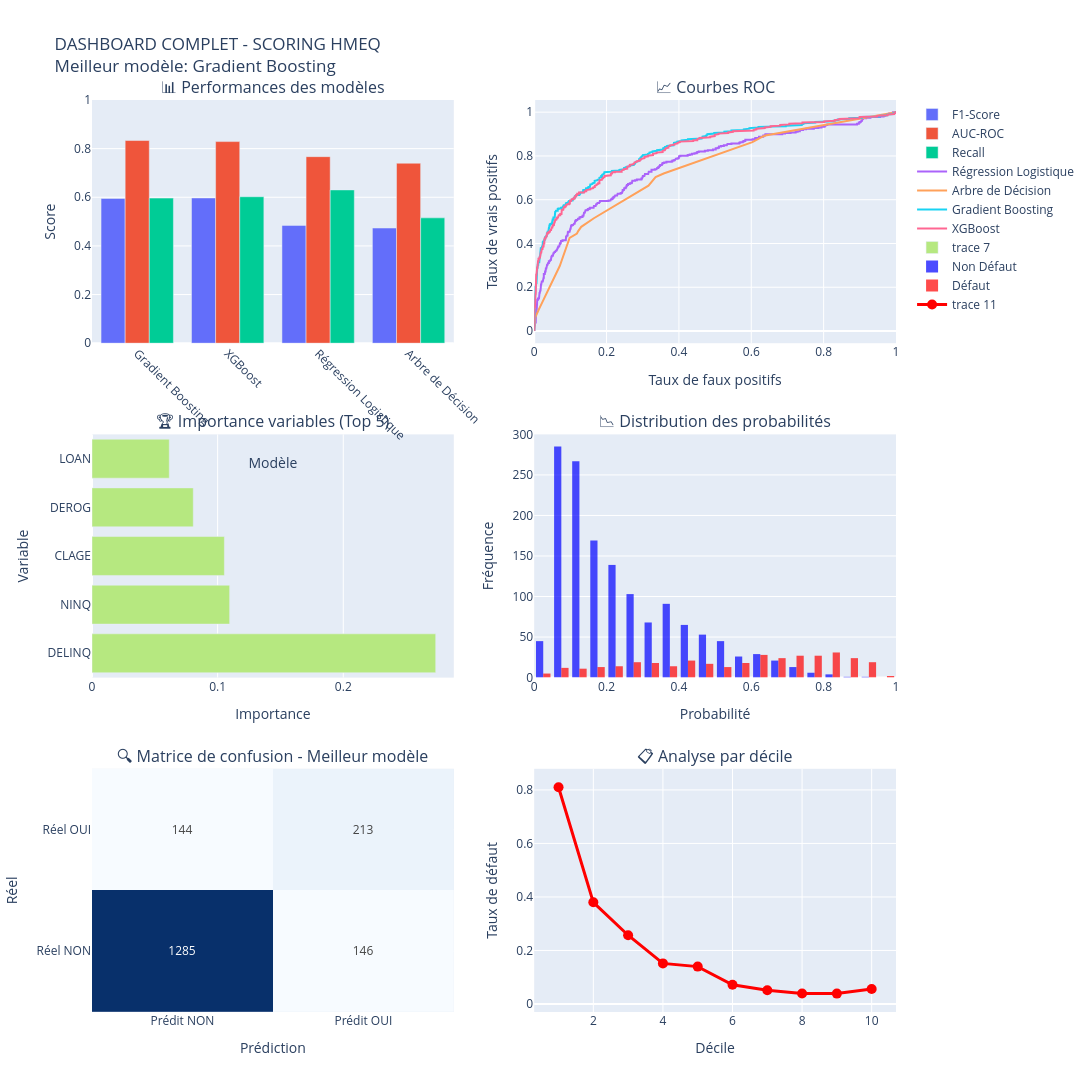

Notebook code for this chart:
### Code cell
print("\n12. DASHBOARD PLOTLY COMPLET")
print("=" * 60)

# Création du dashboard avec plusieurs graphiques
fig_dashboard = make_subplots(
    rows=3, cols=2,
    subplot_titles=('📊 Performances des modèles',
                    '📈 Courbes ROC',
                    '🏆 Importance variables (Top 5)',
                    '📉 Distribution des probabilités',
                    '🔍 Matrice de confusion - Meilleur modèle',
                    '📋 Analyse par décile'),
    specs=[[{'type': 'bar'}, {'type': 'scatter'}],
           [{'type': 'bar'}, {'type': 'histogram'}],
           [{'type': 'heatmap'}, {'type': 'scatter'}]],
    vertical_spacing=0.1,
    horizontal_spacing=0.1
)

# 1. Graphique des performances
for metric in ['F1-Score', 'AUC-ROC', 'Recall']:
    fig_dashboard.add_trace(
        go.Bar(name=metric, x=results_df['Modèle'], y=results_df[metric]),
        row=1, col=1
    )

# 2. Courbes ROC
for i, (name, res) in enumerate(list(results.items())[:4]):
    fpr, tpr, _ = roc_curve(y_test, res['y_proba'])
    fig_dashboard.add_trace(
        go.Scatter(x=fpr, y=tpr, name=name, mode='lines'),
        row=1, col=2
    )

# 3. Importance variables (Top 5 du meilleur modèle)
if best_model_name in importances_dict:
    top5 = importances_dict[best_model_name].head(5)
    fig_dashboard.add_trace(
        go.Bar(x=top5['Importance' if 'Importance' in top5.columns else '|Coefficient|'],
               y=top5['Variable'],
               orientation='h'),
        row=2, col=1
    )

# 4. Distribution des probabilités
y_proba_best = best_metrics['y_proba']
fig_dashboard.add_trace(
    go.Histogram(x=y_proba_best[y_test == 0], name='Non Défaut', 
                 marker_color='blue', opacity=0.7),
    row=2, col=2
)
fig_dashboard.add_trace(
    go.Histogram(x=y_proba_best[y_test == 1], name='Défaut',
                 marker_color='red', opacity=0.7),
    row=2, col=2
)

# 5. Matrice de confusion du meilleur modèle
cm_best = best_metrics['confusion_matrix']
fig_dashboard.add_trace(
    go.Heatmap(z=cm_best,
               x=['Prédit NON', 'Prédit OUI'],
               y=['Réel NON', 'Réel OUI'],
               text=cm_best,
               texttemplate="%{text}",
               colorscale='Blues',
               showscale=False),
    row=3, col=1
)

# 6. Analyse par décile
df_test = pd.DataFrame({
    'BAD': y_test,
    'prob': y_proba_best,
    'score': 600 - (20/np.log(2)) * np.log(y_proba_best/(1-y_proba_best))
})
df_test['decile'] = pd.qcut(df_test['score'], 10, labels=False) + 1
decile_stats = df_test.groupby('decile')['BAD'].mean().reset_index()

fig_dashboard.add_trace(
    go.Scatter(x=decile_stats['decile'], y=decile_stats['BAD'],
               mode='lines+markers', line=dict(color='red', width=3),
               marker=dict(size=10)),
    row=3, col=2
)

# Mise en page du dashboard
fig_dashboard.update_layout(
    height=1200,
    width=1400,
    title_text=f"DASHBOARD COMPLET - SCORING HMEQ<br>Meilleur modèle: {best_model_name}",
    showlegend=True
)

fig_dashboard.update_xaxes(title_text="Modèle", row=1, col=1, tickangle=45)
fig_dashboard.update_yaxes(title_text="Score", row=1, col=1, range=[0, 1])
fig_dashboard.update_xaxes(title_text="Taux de faux positifs", row=1, col=2)
fig_dashboard.update_yaxes(title_text="Taux de vrais positifs", row=1, col=2)
fig_dashboard.update_xaxes(title_text="Importance", row=2, col=1)
fig_dashboard.update_yaxes(title_text="Variable", row=2, col=1)
fig_dashboard.update_xaxes(title_text="Probabilité", row=2, col=2)
fig_dashboard.update_yaxes(title_text="Fréquence", row=2, col=2)
fig_dashboard.update_xaxes(title_text="Prédiction", row=3, col=1)
fig_dashboard.update_yaxes(title_text="Réel", row=3, col=1)
fig_dashboard.update_xaxes(title_text="Décile", row=3, col=2)
fig_dashboard.update_yaxes(title_text="Taux de défaut", row=3, col=2)

fig_dashboard.show()
fig_dashboard.write_html('dashboard_complet.html')
print(" Dashboard complet: dashboard_complet.html")

### Figure 1 — Plotly figure (JSON) as saved in the notebook; plotly's stock layout.template omitted (floating-point values rounded to 4 significant figures; data arrays with more than 128 entries replaced by an {"elided": "..."} marker saying what was removed)
{"data": [{"name": "F1-Score", "type": "bar", "x": ["Gradient Boosting", "XGBoost", "Régression Logistique", "Arbre de Décision"], "xaxis": "x", "y": [0.595, 0.5972, 0.4844, 0.4736], "yaxis": "y"}, {"name": "AUC-ROC", "type": "bar", "x": ["Gradient Boosting", "XGBoost", "Régression Logistique", "Arbre de Décision"], "xaxis": "x", "y": [0.8334, 0.829, 0.7671, 0.74], "yaxis": "y"}, {"name": "Recall", "type": "bar", "x": ["Gradient Boosting", "XGBoost", "Régression Logistique", "Arbre de Décision"], "xaxis": "x", "y": [0.5966, 0.6022, 0.6303, 0.5154], "yaxis": "y"}, {"mode": "lines", "name": "Régression Logistique", "type": "scatter", "x": {"elided": "468 float values"}, "xaxis": "x2", "y": {"elided": "468 float values"}, "yaxis": "y2"}, {"mode": "lines", "name": "Arbre de Décision", "type": "scatter", "x": [0, 0, 0.002795, 0.01258, 0.07058, 0.09644, 0.09783, 0.1181, 0.1216, 0.13, 0.1649, 0.3159, 0.3354, 0.3578, 0.5975, 0.6031, 0.631, 0.6387, 1], "xaxis": "x2", "y": [0, 0.002801, 0.06162, 0.09804, 0.2969, 0.423, 0.4258, 0.4454, 0.4566, 0.4762, 0.5154, 0.6639, 0.7031, 0.7199, 0.8627, 0.8627, 0.888, 0.8936, 1], "yaxis": "y2"}, {"mode": "lines", "name": "Gradient Boosting", "type": "scatter", "x": {"elided": "489 float values"}, "xaxis": "x2", "y": {"elided": "489 float values"}, "yaxis": "y2"}, {"mode": "lines", "name": "XGBoost", "type": "scatter", "x": {"elided": "481 float values"}, "xaxis": "x2", "y": {"elided": "481 float values"}, "yaxis": "y2"}, {"orientation": "h", "type": "bar", "x": [0.2736, 0.1096, 0.1054, 0.08059, 0.06149], "xaxis": "x3", "y": ["DELINQ", "NINQ", "CLAGE", "DEROG", "LOAN"], "yaxis": "y3"}, {"marker": {"color": "blue"}, "name": "Non Défaut", "opacity": 0.7, "type": "histogram", "x": {"elided": "1431 float values"}, "xaxis": "x4", "yaxis": "y4"}, {"marker": {"color": "red"}, "name": "Défaut", "opacity": 0.7, "type": "histogram", "x": {"elided": "357 float values"}, "xaxis": "x4", "yaxis": "y4"}, {"colorscale": [[0, "rgb(247,251,255)"], [0.125, "rgb(222,235,247)"], [0.25, "rgb(198,219,239)"], [0.375, "rgb(158,202,225)"], [0.5, "rgb(107,174,214)"], [0.625, "rgb(66,146,198)"], [0.75, "rgb(33,113,181)"], [0.875, "rgb(8,81,156)"], [1, "rgb(8,48,107)"]], "showscale": false, "text": [[1285, 146], [144, 213]], "texttemplate": "%{text}", "type": "heatmap", "x": ["Prédit NON", "Prédit OUI"], "xaxis": "x5", "y": ["Réel NON", "Réel OUI"], "yaxis": "y5", "z": [[1285, 146], [144, 213]]}, {"line": {"color": "red", "width": 3}, "marker": {"size": 10}, "mode": "lines+markers", "type": "scatter", "x": [1, 2, 3, 4, 5, 6, 7, 8, 9, 10], "xaxis": "x6", "y": [0.8101, 0.3799, 0.257, 0.1517, 0.1397, 0.07182, 0.05114, 0.03911, 0.03889, 0.05618], "yaxis": "y6"}], "layout": {"annotations": [{"font": {"size": 16}, "showarrow": false, "text": "📊 Performances des modèles", "x": 0.225, "xanchor": "center", "xref": "paper", "y": 1, "yanchor": "bottom", "yref": "paper"}, {"font": {"size": 16}, "showarrow": false, "text": "📈 Courbes ROC", "x": 0.775, "xanchor": "center", "xref": "paper", "y": 1, "yanchor": "bottom", "yref": "paper"}, {"font": {"size": 16}, "showarrow": false, "text": "🏆 Importance variables (Top 5)", "x": 0.225, "xanchor": "center", "xref": "paper", "y": 0.6333, "yanchor": "bottom", "yref": "paper"}, {"font": {"size": 16}, "showarrow": false, "text": "📉 Distribution des probabilités", "x": 0.775, "xanchor": "center", "xref": "paper", "y": 0.6333, "yanchor": "bottom", "yref": "paper"}, {"font": {"size": 16}, "showarrow": false, "text": "🔍 Matrice de confusion - Meilleur modèle", "x": 0.225, "xanchor": "center", "xref": "paper", "y": 0.2667, "yanchor": "bottom", "yref": "paper"}, {"font": {"size": 16}, "showarrow": false, "text": "📋 Analyse par décile", "x": 0.775, "xanchor": "center", "xref": "paper", "y": 0.2667, "yanchor": "bottom", "yref": "paper"}], "height": 1200, "showlegend": true, "title": {"text": "DASHBOARD COMPLET - SCORING HMEQ<br>Meilleur modèle: Gradient Boosting"}, "width": 1400, "xaxis": {"anchor": "y", "autorange": true, "domain": [0, 0.45], "range": [-0.5, 3.5], "tickangle": 45, "title": {"text": "Modèle"}, "type": "category"}, "xaxis2": {"anchor": "y2", "autorange": true, "domain": [0.55, 1], "range": [0, 1], "title": {"text": "Taux de faux positifs"}, "type": "linear"}, "xaxis3": {"anchor": "y3", "autorange": true, "domain": [0, 0.45], "range": [0, 0.288], "title": {"text": "Importance"}, "type": "linear"}, "xaxis4": {"anchor": "y4", "autorange": true, "domain": [0.55, 1], "range": [3.469e-17, 1], "title": {"text": "Probabilité"}, "type": "linear"}, "xaxis5": {"anchor": "y5", "autorange": true, "domain": [0, 0.45], "range": [-0.5, 1.5], "title": {"text": "Prédiction"}, "type": "category"}, "xaxis6": {"anchor": "y6", "autorange": true, "domain": [0.55, 1], "range": [0.3548, 10.65], "title": {"text": "Décile"}, "type": "linear"}, "yaxis": {"anchor": "x", "domain": [0.7333, 1], "range": [0, 1], "title": {"text": "Score"}, "type": "linear"}, "yaxis2": {"anchor": "x2", "autorange": true, "domain": [0.7333, 1], "range": [-0.05556, 1.056], "title": {"text": "Taux de vrais positifs"}, "type": "linear"}, "yaxis3": {"anchor": "x3", "autorange": true, "domain": [0.3667, 0.6333], "range": [-0.5, 4.5], "title": {"text": "Variable"}, "type": "category"}, "yaxis4": {"anchor": "x4", "autorange": true, "domain": [0.3667, 0.6333], "range": [0, 300], "title": {"text": "Fréquence"}}, "yaxis5": {"anchor": "x5", "autorange": true, "domain": [0, 0.2667], "range": [-0.5, 1.5], "title": {"text": "Réel"}, "type": "category"}, "yaxis6": {"anchor": "x6", "autorange": true, "domain": [0, 0.2667], "range": [-0.02701, 0.876], "title": {"text": "Taux de défaut"}, "type": "linear"}}}
